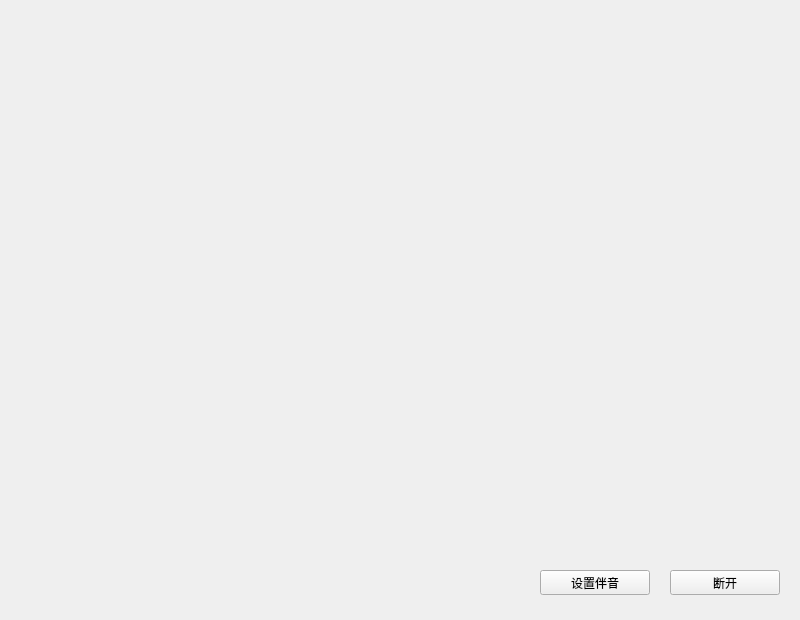
<?xml version="1.0" encoding="UTF-8"?>
<ui version="4.0">
 <class>MainWindow</class>
 <widget class="QMainWindow" name="MainWindow">
  <property name="geometry">
   <rect>
    <x>0</x>
    <y>0</y>
    <width>800</width>
    <height>620</height>
   </rect>
  </property>
  <property name="minimumSize">
   <size>
    <width>800</width>
    <height>620</height>
   </size>
  </property>
  <property name="maximumSize">
   <size>
    <width>800</width>
    <height>620</height>
   </size>
  </property>
  <property name="windowTitle">
   <string>MainWindow</string>
  </property>
  <widget class="QWidget" name="centralwidget">
   <widget class="QPushButton" name="disconnectBtn">
    <property name="geometry">
     <rect>
      <x>670</x>
      <y>570</y>
      <width>110</width>
      <height>25</height>
     </rect>
    </property>
    <property name="text">
     <string>断开</string>
    </property>
   </widget>
   <widget class="QWidget" name="layoutWidget">
    <property name="geometry">
     <rect>
      <x>0</x>
      <y>0</y>
      <width>801</width>
      <height>561</height>
     </rect>
    </property>
    <layout class="QGridLayout" name="gridLayout">
     <property name="spacing">
      <number>2</number>
     </property>
     <item row="0" column="0">
      <widget class="VideoWidget" name="video_1" native="true">
       <property name="enabled">
        <bool>true</bool>
       </property>
      </widget>
     </item>
     <item row="1" column="0">
      <widget class="VideoWidget" name="video_3" native="true"/>
     </item>
     <item row="1" column="1">
      <widget class="VideoWidget" name="video_4" native="true"/>
     </item>
     <item row="0" column="1">
      <widget class="VideoWidget" name="video_2" native="true"/>
     </item>
    </layout>
   </widget>
   <widget class="QPushButton" name="audiomixBtn">
    <property name="geometry">
     <rect>
      <x>540</x>
      <y>570</y>
      <width>110</width>
      <height>25</height>
     </rect>
    </property>
    <property name="text">
     <string>设置伴音</string>
    </property>
   </widget>
  </widget>
 </widget>
 <customwidgets>
  <customwidget>
   <class>VideoWidget</class>
   <extends>QWidget</extends>
   <header location="global">videowidget.h</header>
   <container>1</container>
  </customwidget>
 </customwidgets>
 <resources/>
 <connections/>
</ui>
